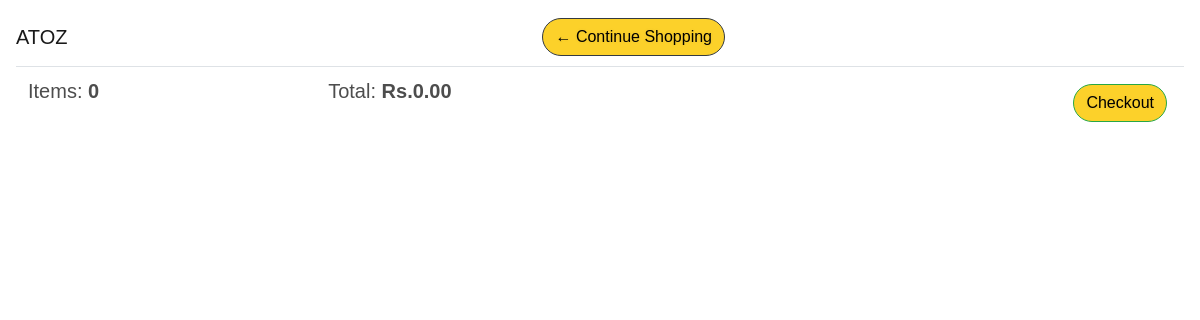
The app's page /user/add/cart/ (signed in), older data.
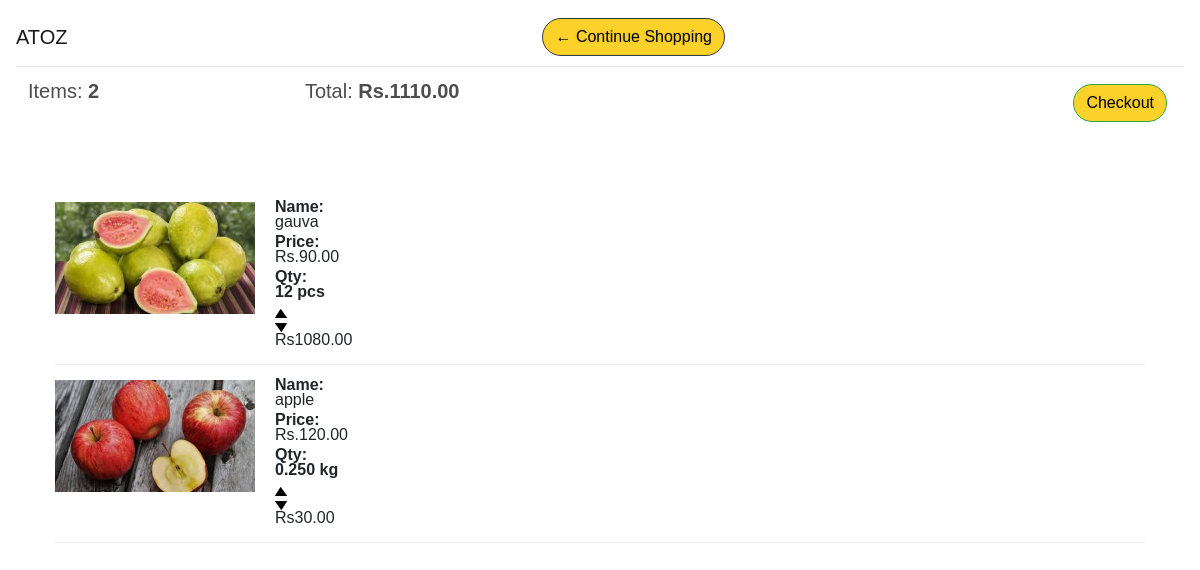
The same page, newer data.
### atoz_store/models.py (models this page shows, shortened)
class Order(models.Model):
    status = (
        ("op","order processing"),
        ("od","out for delivery"),
        ("d","delivered"),
         )
    customer = models.ForeignKey(Customer,on_delete=models.SET_NULL,blank=True,null=True)
    status = models.CharField(max_length=40,choices=status,null=True,default="null")
    date_ordered = models.DateTimeField(auto_now_add=True,null=True)
    mark = models.IntegerField(default=1)
    complete = models.BooleanField(default=True,null=True,blank=False)
    transaction_id = models.CharField(max_length=128,null=True)
    @property
    def get_cart_total(self):
        orderitem=self.orderitem_set.all()
        total = sum([item.get_total for item in orderitem])
        return total
    @property
    def get_cart_items(self):
        orderitem=self.orderitem_set.all()
        total = sum([self.mark for item in orderitem])
        return total

class OrderItem(models.Model):
    product = models.ForeignKey(Product,on_delete=models.SET_NULL,blank=True,null=True)
    order = models.ForeignKey(Order,on_delete=models.SET_NULL,blank=True,null=True)
    quantity = models.DecimalField(decimal_places=3,max_digits=7 ,default=0,null=True,blank=True)
    date_ordered = models.DateTimeField(auto_now_add=True)
    @property
    def get_total(self):
        total = self.product.price*self.quantity
        return total

class Product(models.Model):
    catagory_choice = (
        ("fruit","fruit"),
        ("dryfruit","dryfruit"),
        ("vegitable","vegitable"),
        ("other","other"),
         )
    name = models.CharField(max_length=128,null=True,)
    catagory = models.CharField(max_length=30,choices= catagory_choice ,null=True)
    price = models.DecimalField(max_digits=7, decimal_places=2)
    image = models.ImageField(null=True,blank=True)
    prodtype =models.BooleanField(default=True)
    @property
    def imageURL(self):
        try:
            url = self.image.url
        except:
            url = ''
        return url

### atoz_store/views.py (the view, shortened to what this page needs)
# urls.py: path('cart/',views.cart,name="cart"),
def cart(request):
    if request.user.is_authenticated:
        order,created = Order.objects.get_or_create(customer=customer,complete=False)
        items = order.orderitem_set.all()
        print(items)
        cartitems = order.get_cart_items
    context = {'items':items,'order':order,'cartitems':cartitems}
    return render(request,'atoz_Store/cart.html',context)

### atoz_store/Templates/atoz_store/cart.html (shortened to what this page needs)
{% extends 'atoz_store/main.html' %}
{% load static %}
{% block content %}
	<div class="row">
		<div class="col-lg-12">
  <nav class="navbar navbar-light fixed-top sticky">
    <span class="navbar-brand mb-0 h1">ATOZ</span>
			<div class="box-element">
                <a  class="btn btn-outline-dark srcbtn " href="{% url 'store' %}">&#x2190; Continue Shopping</a>
            </div>
            <br>
            <br>
            <table class="table">
                <tr>
                    <th><h5>Items: <strong>{{order.get_cart_items|floatformat:0}}</strong></h5></th>
                    <th><h5>Total:<strong> Rs.{{order.get_cart_total|floatformat:2}}</strong></h5></th>
                    <th>
                        <a  style="float:right; margin:5px;" class="btn btn-success srcbtn " href="{% url 'checkout' %}">Checkout</a>
                    </th>
                </tr>
            </table>
        </nav>
			<div class="box-element">
            {% for item in items%}
            <div style="flex:2"><img class="image" src="{{item.product.imageURL}}">
            </div>
            <div class="cart-column">
                <div  ><strong>Name:</strong><p>{{item.product.name}}</p></div>
                <div class="pri"><strong>Price:</strong><p>Rs.{{item.product.price|floatformat:2}}</p></div>
                <div>
                    <div class="pri"><strong>Qty:</strong></div>
                    {% if request.user.is_authenticated %}
                        {% if item.product.prodtype %}
                        <p class="quantity" style="flex:1"> <strong> {{item.quantity|floatformat:3}} kg</strong></p>
                        <div class="pri" class="quantity">
                            <img data-product={{item.product.id}} data-action="add" class="chg-quantity update-cart"  src="{% static  'images/arrow-up.png' %}">
                            <img data-product={{item.product.id}}  data-action="remove" class="chg-quantity update-cart" src="{% static  'images/arrow-down.png' %}">
                        </div>
                        {% else %}
                        <p class="quantity"> <strong> {{item.quantity|floatformat:0}} pcs</strong></p>
                        <div class="pri" class="quantity">
                            <img data-product={{item.product.id}} data-action="add" class="chg-quantity update-cart"  src="{% static  'images/arrow-up.png' %}">
                            <img data-product={{item.product.id}}  data-action="remove" class="chg-quantity update-cart" src="{% static  'images/arrow-down.png' %}">
                        </div>
                        {% endif%}
                    {% endif %}
                </div>
                <div style="flex:1"><p>Rs{{item.get_total|floatformat:2}}</p></div>
            </div>
            {% endfor %}
		</div>
    </div>
{% endblock content %}

### atoz_store/Templates/atoz_store/main.html (shortened to what this page needs)
<!DOCTYPE html>
<html lang="en">
<head>
  {% load static %}
    <link rel="stylesheet" href="https://stackpath.bootstrapcdn.com/bootstrap/4.5.0/css/bootstrap.min.css">
    <link rel="stylesheet" href="{% static 'css/main.css' %}">
</head>
<body>
   <div class="container">
       <br>
       {% block content%}
       {% endblock content%}
   </div>
</body>
</html>

### atoz_store/static/css/main.css (style rules this page uses)
body { background-color:white; font-family: 'Ubuntu', sans-serif; }
h1,h2,h3,h4,h5,h6 { color:hsl(0, 0%, 30%); }
.box-element { padding-left: 20px; background-color: #fff; border-radius: 4px; padding: 10px; font-family: 'Ubuntu', sans-serif; }
.sticky { background-color: #fff; }
.col-lg-4, .col-lg-6, .col-lg-8, .col-lg-12 { margin-top: 10px; }
.btn { border-radius: 5em; background-color: #6b8e23; color: black; }
.image { padding-top: 150px; margin-bottom: -115px; width: 200px; }
.cart-column { line-height: 15px; cursor: pointer; padding-left: 220px; padding-bottom: 1px; padding-top: 0px; margin-bottom: -135px; border-bottom: 1px solid #ececec; }
.quantity { display: inline-block; font-weight: 700; padding-right:10px; }
.chg-quantity { width: 12px; cursor: pointer; display: block; margin-top: 5px; transition:.1s; }
.srcbtn { background-color: #fcd12a; }
a { text-shadow: 0px 0px 3px rgba(117, 117, 117, 0.12); color: grey; text-decoration: none }
div.pri { margin-top: -11px; }

Row changes from the older to the newer data that the page shows:
computed for Order: get_cart_items "0" → "2"; get_cart_total "0.00" → "1110.00"
added OrderItem: product.imageURL (picture), product.name "gauva", product.price "90.00", quantity "12", get_total "1080.00"
added OrderItem: product.imageURL (picture), product.name "apple", product.price "120.00", quantity "0.250", get_total "30.00"
